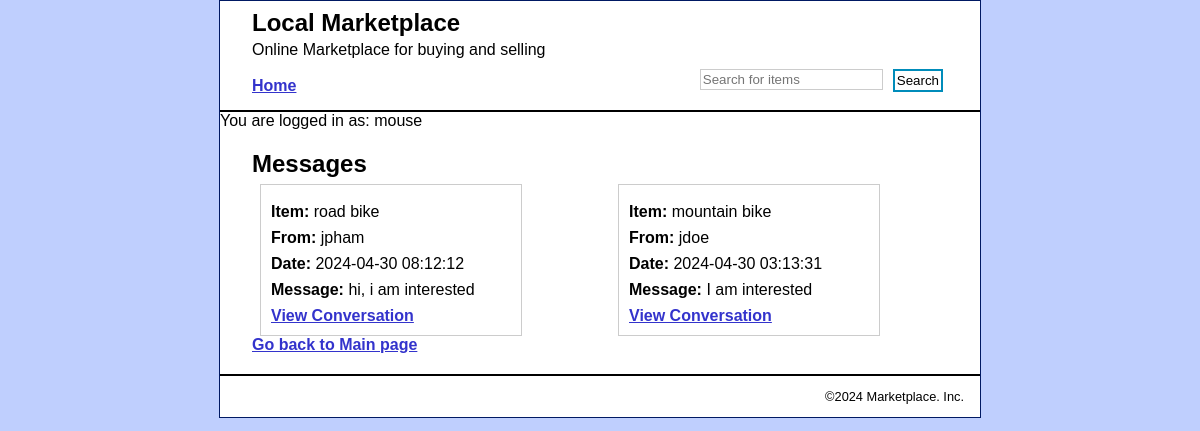
Screenshot of /profile/messages.php (signed in) with the database file from the repository.
### tables this page shows
CREATE TABLE `users` (
  `userID` int(11) NOT NULL,
  `userName` varchar(50) DEFAULT NULL,
  `email` varchar(100) DEFAULT NULL,
  `password` varchar(100) DEFAULT NULL,
  `phone` varchar(15) DEFAULT NULL,
  `registrationDate` datetime DEFAULT NULL
);

CREATE TABLE `messages` (
  `itemID` int(11) DEFAULT NULL,
  `messageID` int(11) NOT NULL,
  `receiverID` int(11) DEFAULT NULL,
  `senderID` int(11) DEFAULT NULL,
  `type` tinyint(1) NOT NULL COMMENT 'seller = 1, buyer = 0',
  `messageContent` text DEFAULT NULL,
  `messageDate` datetime DEFAULT NULL
);

CREATE TABLE `items` (
  `itemID` int(11) NOT NULL,
  `userID` int(11) DEFAULT NULL,
  `title` varchar(100) DEFAULT NULL,
  `description` text DEFAULT NULL,
  `price` decimal(10,2) DEFAULT NULL,
  `uploadDate` datetime DEFAULT NULL,
  `imageURL` varchar(255) DEFAULT NULL,
  `categoryID` varchar(3) DEFAULT NULL
);

### profile/messages.php (the view, shortened to what this page needs)
<?php include('../view/header.php');
$userID = $_SESSION['userID'];
$sql = "SELECT m.*, i.itemID AS itemID, i.title AS itemTitle
        FROM messages m
        INNER JOIN items i ON m.itemID = i.itemID
        WHERE (m.senderID = $userID OR m.receiverID = $userID)
        GROUP BY m.senderID, m.receiverID, m.itemID
        ORDER BY m.messageDate DESC";
$result = mysqli_query($conn, $sql);
?>
<head>
</head>
<body>
    <h1>Messages</h1>
    <div class="message-container">
        <?php
        if (mysqli_num_rows($result) > 0) {
            while ($row = mysqli_fetch_assoc($result)) {
                $itemID = $row['itemID'];
                $itemTitle = $row['itemTitle'];
                $senderID = $row['senderID'];
                $receiverID = $row['receiverID'];
                $messageContent = $row['messageContent'];
                $messageDate = $row['messageDate'];
                $otherUserID = ($senderID == $userID) ? $receiverID : $senderID;
                $sqlUser = "SELECT userName FROM users WHERE userID = $otherUserID";
                $resultUser = mysqli_query($conn, $sqlUser);
                $rowUser = mysqli_fetch_assoc($resultUser);
                $otherUsername = $rowUser['userName'];
                echo "<div class='message'>";
                echo "<p><strong>Item: </strong>$itemTitle</p>";
                echo "<p><strong>From: </strong>$otherUsername</p>";
                echo "<p><strong>Date: </strong>$messageDate</p>";
                echo "<p><strong>Message: </strong>$messageContent</p>";
                echo "<a href='../message/message_convo.php?itemID=$itemID&senderID=$senderID&receiverID=$receiverID'>View Conversation</a>";
                echo "</div>";
            }
        } else {
            echo "No messages found.";
        }
        ?>
    </div>
    <a href="../index.php">Go back to Main page</a>
</body>
</html>
<?php include '../view/footer.php'; ?>

### view/header.php (shortened to what this page needs)
<!DOCTYPE html>
<html>
<head>
    <link rel="stylesheet" type="text/css" href="../css/main.css">
</head>
<body>
    <header>
    <div class="header-top">
            <h1>Local Marketplace</h1>
            <p>Online Marketplace for buying and selling</p>
        </div>
        <div class="header-bottom">
            <a href="../index.php">Home</a>
            <form action="../items/browse.php" method="GET" class="search-form">
            <input type="text" name="search" placeholder="Search for items">
            <input type="submit" value="Search">
        </form>
        </div>
    </header>
    <?php include '../config/database.php'; ?>
    <?php
    if (isset($_SESSION['userID'])) {
        $userID = $_SESSION['userID'];
        $sql = "SELECT * FROM users WHERE userID = '$userID'";
        $result = mysqli_query($conn, $sql);
        if ($result && mysqli_num_rows($result) > 0) {
            $row = mysqli_fetch_assoc($result);
            echo "You are logged in as: {$row['userName']}";
        } else {
            echo "Error fetching user information.";
        }
    }
    ?>
<main>

### css/main.css (style rules this page uses)
html { background-color: #BFCFFE; }
body { margin-top: 0; font-family: Arial, Helvetica, sans-serif; width: 760px; margin: 0 auto; background-color: white; border: 1px solid #001963; }
header { margin: 0; border-bottom: 2px solid black; padding: .5em 2em; }
header h1 { color: black; margin: 0; padding: 0; }
header p { margin: 0; padding: .25em 0 0 0; }
main { margin: 0; padding: .5em 2em .25em; }
h1 { font-size: 150%; margin: 0; padding: .5em 0 .25em; }
h1, h2 { color: black; }
p { margin: .5em 0 .5em 0; padding: 0; }
a { color: #3333CC; font-weight: bold; }
form { margin: 0; }
form input { float:left; padding: 2px; margin-bottom: 10px; margin-right: 5px ; border: 1px solid #ccc; box-sizing: border-box; }
form input[type=submit] { background-color: white; color:black; border: 2px solid #008CBA; margin-left: 130px; }
.message { margin-left: .5em; width: 15em; }
.message-container { display: grid; grid-template-columns: repeat(auto-fill, minmax(300px, 1fr)); grid-gap: 20px; }
.message { border: 1px solid #ccc; padding: 10px; }
.header-top { margin-bottom: 10px; }
.header-bottom { display: flex; justify-content: space-between; align-items: center; }
.search-form input[type="text"] { float: left; padding: 2px; margin-bottom: 10px; margin-right: 5px; border: 1px solid #ccc; box-sizing: border-box; }
.search-form input[type="submit"] { background-color: white; color: black; border: 2px solid #008CBA; margin-left: 5px; }

### rows the page displays
users: userName "mouse"
messages: itemID.title "road bike", receiverID.userName "jpham", messageDate "2024-04-30 08:12:12", messageContent "hi, i am interested"
messages: itemID.title "mountain bike", senderID.userName "jdoe", messageDate "2024-04-30 03:13:31", messageContent "I am interested"
